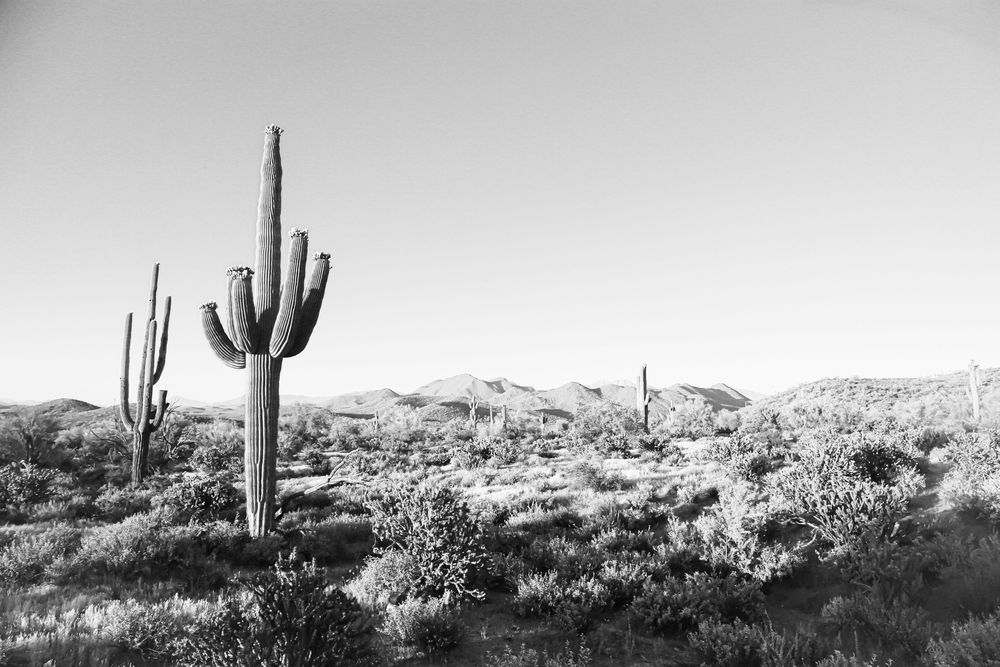
#> input picture Lossy/Vector Quantization/input.png, 1000 x 667 px, shrunk from 5760 x 3840 before the run
$ python 'Vector Quantization.py'
#> lines starting #> are read from the running program, lines starting #| are printed output that depends on the picture
import numpy as np
from PIL import Image

def read_image(path):
    img = Image.open(path).convert('L')
    return np.array(img)

def write_image(pixels, path):
    img = Image.fromarray(pixels.astype(np.uint8), 'L')
    img.save(path)

def pad_image(pixels, block_size):
    height, width = pixels.shape
    new_height = (height + block_size - 1) // block_size * block_size
    new_width = (width + block_size - 1) // block_size * block_size
    padded = np.zeros((new_height, new_width), dtype=np.uint8)
    padded[:height, :width] = pixels
    return padded, height, width

def split_blocks(pixels, block_size):
    height, width = pixels.shape
    rows = height // block_size
    cols = width // block_size
    blocks = pixels.reshape(rows, block_size, cols, block_size)
    blocks = blocks.transpose(0, 2, 1, 3).reshape(-1, block_size**2)
    return blocks

def train_codebook(blocks, codebook_size, max_iterations=5):
    if codebook_size > len(blocks):
        return blocks

    indices = np.random.choice(len(blocks), codebook_size, replace=False)
    codebook = blocks[indices].astype(np.float32)

    blocks = blocks.astype(np.float32)
    block_norms = np.sum(blocks**2, axis=1, keepdims=True)

    for _ in range(max_iterations):
        dots = np.dot(blocks, codebook.T)
        code_norms = np.sum(codebook**2, axis=1)
        distances = block_norms - 2 * dots + code_norms

        assignments = np.argmin(distances, axis=1)

        new_codebook = np.zeros_like(codebook)
        for i in range(codebook_size):
            mask = assignments == i
            if np.any(mask):
                new_codebook[i] = np.mean(blocks[mask], axis=0)
            else:
                new_codebook[i] = codebook[i]

        if np.allclose(new_codebook, codebook):
            break

        codebook = new_codebook

    return codebook.astype(np.uint8)

def compress(input_path, output_path, block_size, codebook_size):
    pixels = read_image(input_path)
    padded_pixels, original_height, original_width = pad_image(pixels, block_size)
#> in pad_image, `padded[:height, :width] = pixels`:
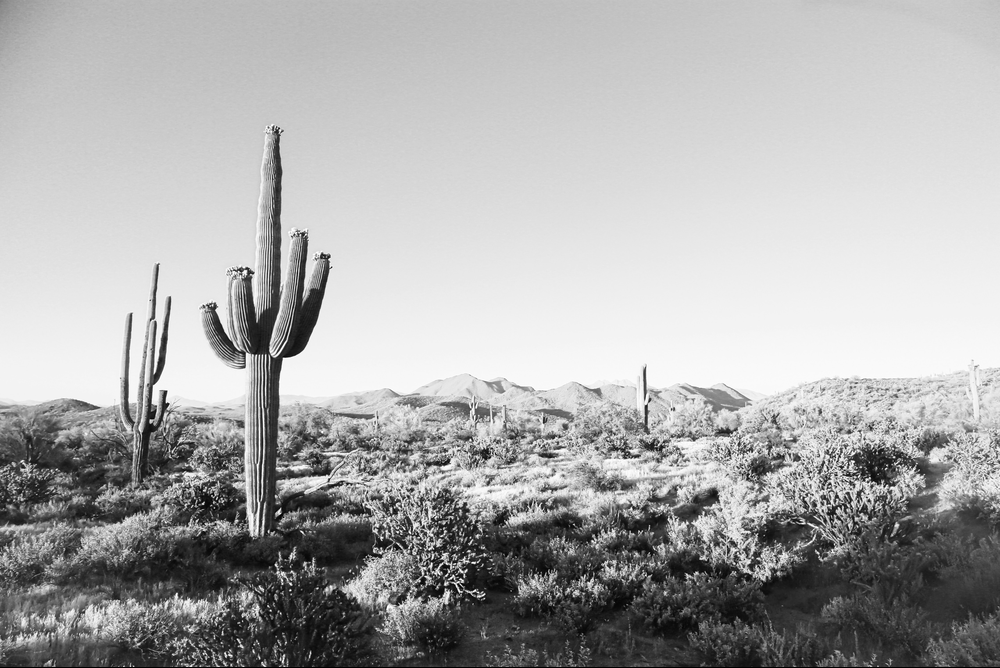
#> padded: shape (668, 1000); min 0, max 255, mean 170.9
#> original_height = 667; original_width = 1000
    blocks = split_blocks(padded_pixels, block_size)

    codebook = train_codebook(blocks, codebook_size)
#> in train_codebook, `indices = np.random.choice(len(blocks), codebook_size, replace=False)`: indices = 128 values, max 41485 at index 120, min 271 at index 12, mean 20462.1

    blocks_float = blocks.astype(np.float32)
    codebook_float = codebook.astype(np.float32)

    block_norms = np.sum(blocks_float**2, axis=1, keepdims=True)
    code_norms = np.sum(codebook_float**2, axis=1)
#> code_norms = 128 values, max 984064 at index 9, min 7633 at index 127, mean 532430.8
    dots = np.dot(blocks_float, codebook_float.T)
    distances = block_norms - 2 * dots + code_norms
    indices = np.argmin(distances, axis=1).astype(np.uint8)

    with open(output_path, 'wb') as f:
        f.write(block_size.to_bytes(4, 'big'))
        f.write(len(codebook).to_bytes(4, 'big'))
        f.write(original_width.to_bytes(4, 'big'))
        f.write(original_height.to_bytes(4, 'big'))
        codebook.tofile(f)
        indices.tofile(f)

def decompress(input_path, output_path):
    with open(input_path, 'rb') as f:
        block_size = int.from_bytes(f.read(4), 'big')
        codebook_size = int.from_bytes(f.read(4), 'big')
        original_width = int.from_bytes(f.read(4), 'big')
        original_height = int.from_bytes(f.read(4), 'big')

        padded_width = (original_width + block_size - 1) // block_size * block_size
        padded_height = (original_height + block_size - 1) // block_size * block_size

        codebook = np.fromfile(f, dtype=np.uint8, count=codebook_size * block_size * block_size)
        codebook = codebook.reshape(codebook_size, block_size * block_size)

        num_blocks = (padded_height // block_size) * (padded_width // block_size)
        indices = np.fromfile(f, dtype=np.uint8, count=num_blocks)

    blocks = codebook[indices]
    blocks = blocks.reshape(-1, block_size, block_size)

    rows = padded_height // block_size
    cols = padded_width // block_size

    padded_pixels = blocks.reshape(rows, cols, block_size, block_size)
    padded_pixels = padded_pixels.transpose(0, 2, 1, 3).reshape(padded_height, padded_width)
    cropped_pixels = padded_pixels[:original_height, :original_width]

    write_image(cropped_pixels, output_path)

if __name__ == "__main__":
    block_size = 4
    codebook_size = 128
    compress('input.png', 'compressed.bin', block_size, codebook_size)
    decompress('compressed.bin', 'output.png')
